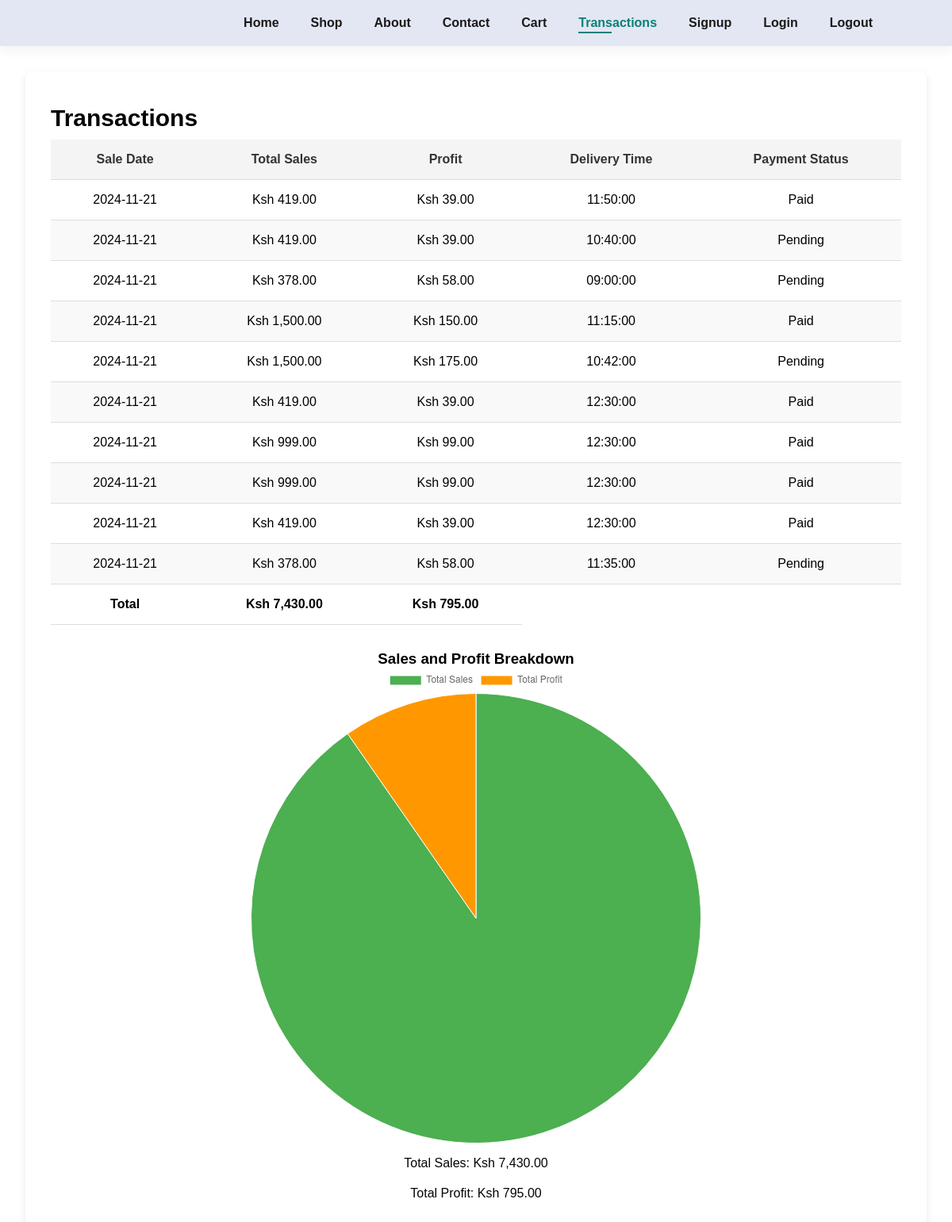
Page /transactions.php (signed in) on the committed database.
### tables this page shows
CREATE TABLE `transactions` (
  `id` int(11) NOT NULL,
  `product_id` int(11) UNSIGNED NOT NULL,
  `total_sales` decimal(10,2) NOT NULL,
  `profit` decimal(10,2) NOT NULL,
  `quantity` int(11) NOT NULL,
  `sale_date` date NOT NULL,
  `delivery_time` time NOT NULL,
  `payment_status` varchar(20) NOT NULL DEFAULT 'Pending'
);

### transactions.php (the view, shortened to what this page needs)
<?php
include 'db.php';
$sql = "SELECT sale_date, delivery_time, total_sales, profit, payment_status FROM transactions";
$result = $conn->query($sql);
$overall_sales = 0;
$overall_profit = 0;
?>
<!DOCTYPE html>
<html lang="en">
<head>
    <link rel="stylesheet" href="style.css">
</head>
<body>
<section id="header">
    <div>
        <ul id="navbar">
            <li><a href="index.php">Home</a></li>
            <li><a href="shop.php">Shop</a></li>
            <li><a href="about.php">About</a></li>
            <li><a href="contact.html">Contact</a></li>
            <li><a href="cart.php">Cart</a></li>
            <li><a href="transactions.php" class="active">Transactions</a></li>
            <li><a href="signup.php" class="auth-link">Signup</a></li>
            <li><a href="login.php" class="auth-link">Login</a></li>
            <li><a href="logout.php">Logout</a></li>
        </ul>
    </div>
</section>
<div class="container">
    <h1>Transactions</h1>
    <table>
    <thead>
        <tr>
            <th>Sale Date</th>
            <th>Total Sales</th>
            <th>Profit</th>
            <th>Delivery Time</th>
            <th>Payment Status</th>
        </tr>
    </thead>
    <tbody>
        <?php
        if ($result->num_rows > 0) {
            while ($row = $result->fetch_assoc()) {
                $overall_sales += $row['total_sales'];
                $overall_profit += $row['profit'];
                echo "<tr>
                        <td>" . date("Y-m-d", strtotime($row['sale_date'])) . "</td>
                        <td>Ksh " . number_format($row['total_sales'], 2) . "</td>
                        <td>Ksh " . number_format($row['profit'], 2) . "</td>
                        <td>" . $row['delivery_time'] . "</td>
                        <td>" . $row['payment_status'] . "</td>
                      </tr>";
            }
        } else {
            echo "<tr><td colspan='3'>No transactions found.</td></tr>";
        }
        ?>
        <tr>
            <td><strong>Total</strong></td>
            <td><strong>Ksh <?php echo number_format($overall_sales, 2); ?></strong></td>
            <td><strong>Ksh <?php echo number_format($overall_profit, 2); ?></strong></td>
        </tr>
    </tbody>
</table>
    <div class="pie-chart-container">
        <h3>Sales and Profit Breakdown</h3>
        <canvas id="salesProfitChart"></canvas>
    </div>
    <div class="summary">
        <p>Total Sales: Ksh <?php echo number_format($overall_sales, 2); ?></p>
        <p>Total Profit: Ksh <?php echo number_format($overall_profit, 2); ?></p>
    </div>
</div>
<script>
    // Pie chart for sales and profit
    const ctx = document.getElementById('salesProfitChart').getContext('2d');
    const salesProfitChart = new Chart(ctx, {
        type: 'pie',
        data: {
            labels: ['Total Sales', 'Total Profit'],
            datasets: [{
                data: [<?php echo $overall_sales; ?>, <?php echo $overall_profit; ?>],
                backgroundColor: ['#4caf50', '#ff9800'],
                borderColor: ['#fff', '#fff'],
                borderWidth: 1
            }]
        },
        options: {
            responsive: true,
            plugins: {
                legend: {
                    position: 'top',
                },
                tooltip: {
                    callbacks: {
                        label: function(tooltipItem) {
                            return tooltipItem.label + ': Ksh ' + tooltipItem.raw.toLocaleString();
                        }
                    }
                }
            }
        }
    });
</script>
</body>
</html>

### style.css (style rules this page uses)
* { margin: 0; padding: 0; box-sizing: border-box; font-family: Arial, Helvetica, sans-serif; }
h1 { font-size: 30px; line-height: 54px; color: #050505; }
p { font-size: 16px; color: #050505; margin: 15px 0 20px 0; }
body { width: 100%; }
#header { display: flex; align-items: center; justify-content: space-between; padding: 20px 80px; background: #E3E6F3; box-shadow: 0 5px 15px rgba(0, 0, 0, 0.06); z-index: 999; position: sticky; top: 0; left: 0; }
#navbar { display: flex; align-items: center; justify-content: center; }
#navbar li { list-style: none; padding: 0 20px; position: relative; }
#navbar li a { text-decoration: none; font-size: 16px; font-weight: 600; color: #1a1a1a; transition: 0.3s ease; }
#navbar li a:hover, #navbar li a.active { color: #088178; }
#navbar li a.active::after, #navbar li a:hover::after { content: ""; width: 30%; height: 2px; background: #088178; position: absolute; bottom: -4px; left: 20px; }

### transactions.php (style rules this page uses)
.container { margin: 2rem; padding: 2rem; background-color: #fff; border-radius: 8px; box-shadow: 0 4px 10px rgba(0, 0, 0, 0.1); }
table { width: 100%; border-collapse: collapse; margin-bottom: 2rem; }
th, td { padding: 1rem; text-align: center; border-bottom: 1px solid #ddd; }
th { background-color: #f4f4f4; font-weight: bold; color: #333; }
tr:nth-child(even) { background-color: #f9f9f9; }
.pie-chart-container { width: 100%; max-width: 600px; margin: 0 auto; text-align: center; }
.summary { font-size: 1.2rem; text-align: center; margin-top: 1rem; }

### rows in the picture
transactions: sale_date "2024-11-21", total_sales "419.00", profit "39.00", delivery_time "11:50:00", payment_status "Paid"
transactions: sale_date "2024-11-21", total_sales "419.00", profit "39.00", delivery_time "10:40:00", payment_status "Pending"
transactions: sale_date "2024-11-21", total_sales "378.00", profit "58.00", delivery_time "09:00:00", payment_status "Pending"
transactions: sale_date "2024-11-21", total_sales "1,500.00", profit "150.00", delivery_time "11:15:00", payment_status "Paid"
transactions: sale_date "2024-11-21", total_sales "1,500.00", profit "175.00", delivery_time "10:42:00", payment_status "Pending"
transactions: sale_date "2024-11-21", total_sales "419.00", profit "39.00", delivery_time "12:30:00", payment_status "Paid"
transactions: sale_date "2024-11-21", total_sales "999.00", profit "99.00", delivery_time "12:30:00", payment_status "Paid"
transactions: sale_date "2024-11-21", total_sales "999.00", profit "99.00", delivery_time "12:30:00", payment_status "Paid"
transactions: sale_date "2024-11-21", total_sales "419.00", profit "39.00", delivery_time "12:30:00", payment_status "Paid"
transactions: sale_date "2024-11-21", total_sales "378.00", profit "58.00", delivery_time "11:35:00", payment_status "Pending"

### other values in the picture
$overall_sales "7,430.00"
$overall_profit "795.00"
chart data {{ $overall_sales }} 7430
chart data {{ $overall_profit }} 795
